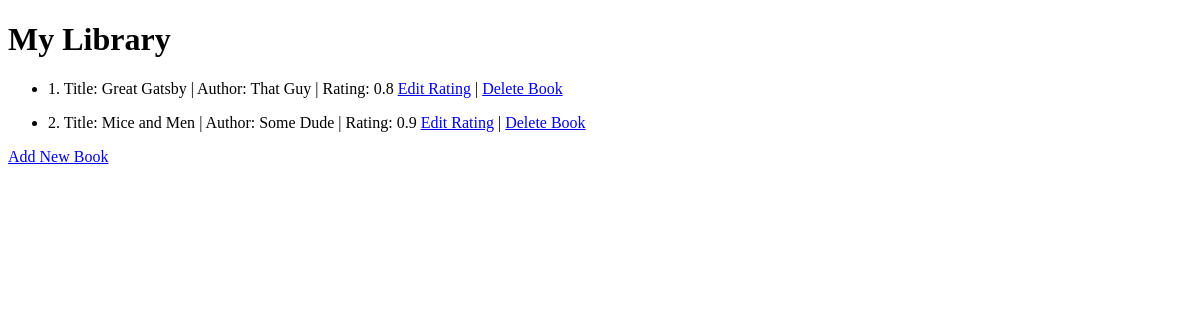
Before: / with the older database file.
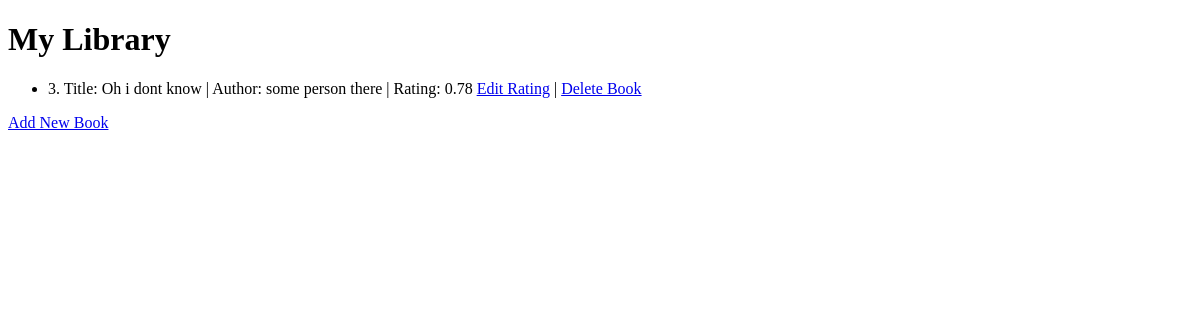
After: the same page with the newer database file.
### main.py (models this page shows)
class book(db.Model):
    id = db.Column(db.Integer, primary_key=True)
    title = db.Column(db.String(250), unique=True, nullable=False)
    author = db.Column(db.String(250), unique=True, nullable=False)
    rating = db.Column(db.Float(), nullable=False)

### main.py (the view)
@app.route('/')
def home():
    return render_template("index.html", books=book.query.all())

### templates/index.html (shortened to what this page needs)
<!DOCTYPE html>
<html lang="en">
<head>
</head>
<body>
<h1>My Library</h1>
    <ul>
        {% block content %}
        {% if books %}
        {% for book in books %}
        <li>
            <p>{{ book.id }}. Title: {{ book.title }} | Author: {{ book.author }} | Rating: {{ book.rating }} <a href="{{ url_for('delete', id=book.id) }}">Edit Rating</a> | <a href="{{ url_for('delete', id=book.id) }}">Delete Book</a> </p>
        </li>
        {% endfor %}
        {% else %}
        <h3>Library is empty.</h3>
        {% endif %}
        {% endblock %}
    </ul>
<a href="{{ url_for('add') }}">Add New Book</a>
</body>
</html>

Changed rows visible on the page:
removed book: id "1", title "Great Gatsby", author "That Guy", rating "0.8"
removed book: id "2", title "Mice and Men", author "Some Dude", rating "0.9"
added book: id "3", title "Oh i dont know", author "some person there", rating "0.78"
